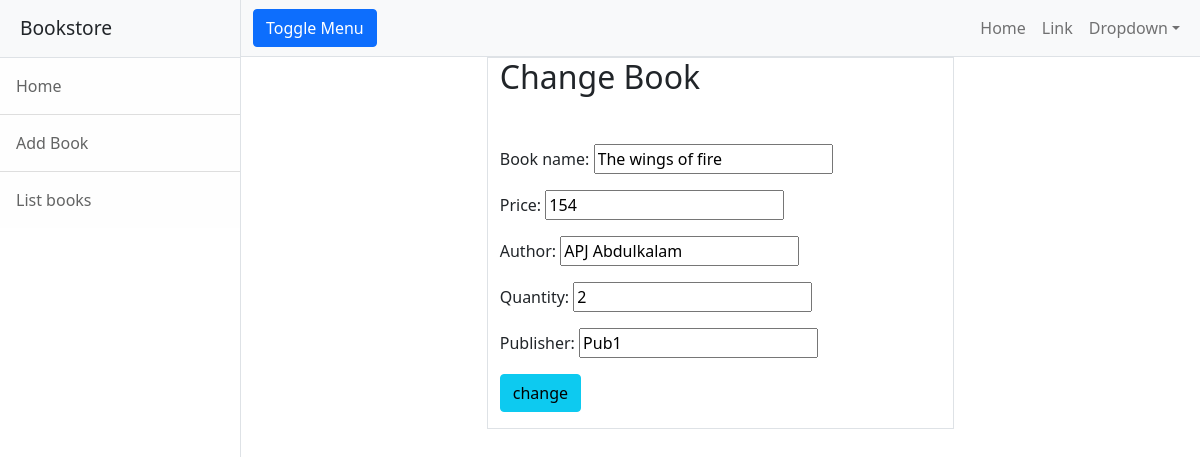
Page /books/edit/1 on the committed database.
### bookstoreapp/models.py (models this page shows, shortened)
class Books(models.Model):
    book_name=models.CharField(max_length=120)
    price=models.IntegerField(default=150)
    author=models.CharField(max_length=120)
    quantity=models.IntegerField(default=1)
    publisher=models.CharField(max_length=120)

### bookstoreapp/views.py (the view, shortened to what this page needs)
# urls.py: path("books/edit/<int:id>",views.EditBookView.as_view(),name="edit-book"),
class EditBookView(UpdateView):
    model=Books
    form_class = forms.EditBookForm
    template_name = "edit-book.html"
    pk_url_kwarg = "id"
    success_url =reverse_lazy("list-book")

### bookstoreapp/forms.py
class EditBookForm(forms.ModelForm):
    class Meta:
        model=Books
        fields="__all__"

### bookstoreapp/templates/edit-book.html (shortened to what this page needs)
{%extends 'base.html'%}
{%block body_block%}
<div class="container">
    <div class="row">
        <div class="col-3"></div>
        <div class="col-6 border">
            <h2>Change  Book</h2>
            <form action="" class="mt-5" method="post">
                {{form.as_p}}
                <div class="mb-3">
                    <button type="submit" class="btn btn-info">change</button>
                </div>
            </form>
        </div>
        <div class="col-3"></div>
    </div>
</div>
{%endblock%}

### rows in the picture
Books: book_name "The wings of fire", price "154", author "APJ Abdulkalam", quantity "2", publisher "Pub1"
